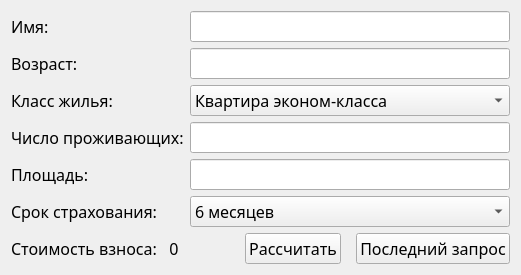
<?xml version="1.0" encoding="UTF-8"?>
<ui version="4.0">
 <class>Widget</class>
 <widget class="QWidget" name="Widget">
  <property name="geometry">
   <rect>
    <x>0</x>
    <y>0</y>
    <width>521</width>
    <height>272</height>
   </rect>
  </property>
  <property name="font">
   <font>
    <pointsize>12</pointsize>
    <weight>75</weight>
    <bold>true</bold>
   </font>
  </property>
  <property name="windowTitle">
   <string>Столяров Никита 4134К</string>
  </property>
  <property name="styleSheet">
   <string notr="true"/>
  </property>
  <layout class="QGridLayout" name="gridLayout_2">
   <item row="0" column="0">
    <layout class="QVBoxLayout" name="verticalLayout_3">
     <item>
      <layout class="QGridLayout" name="gridLayout">
       <item row="2" column="0">
        <layout class="QHBoxLayout" name="horizontalLayout">
         <item>
          <layout class="QVBoxLayout" name="verticalLayout">
           <item>
            <widget class="QLabel" name="nameLabel">
             <property name="font">
              <font>
               <family>Rockwell Nova</family>
               <pointsize>12</pointsize>
               <weight>50</weight>
               <bold>false</bold>
              </font>
             </property>
             <property name="styleSheet">
              <string notr="true"/>
             </property>
             <property name="text">
              <string>Имя:</string>
             </property>
            </widget>
           </item>
           <item>
            <widget class="QLabel" name="ageLabel">
             <property name="enabled">
              <bool>true</bool>
             </property>
             <property name="font">
              <font>
               <family>Rockwell Nova</family>
               <pointsize>12</pointsize>
               <weight>50</weight>
               <bold>false</bold>
              </font>
             </property>
             <property name="styleSheet">
              <string notr="true"/>
             </property>
             <property name="text">
              <string>Возраст:</string>
             </property>
            </widget>
           </item>
           <item>
            <widget class="QLabel" name="estateTypeLabel">
             <property name="font">
              <font>
               <family>Rockwell Nova</family>
               <pointsize>12</pointsize>
               <weight>50</weight>
               <bold>false</bold>
              </font>
             </property>
             <property name="styleSheet">
              <string notr="true"/>
             </property>
             <property name="text">
              <string>Класс жилья:</string>
             </property>
            </widget>
           </item>
           <item>
            <widget class="QLabel" name="residetnsLabel">
             <property name="font">
              <font>
               <family>Rockwell Nova</family>
               <pointsize>12</pointsize>
               <weight>50</weight>
               <bold>false</bold>
              </font>
             </property>
             <property name="styleSheet">
              <string notr="true"/>
             </property>
             <property name="text">
              <string>Число проживающих:</string>
             </property>
            </widget>
           </item>
           <item>
            <widget class="QLabel" name="areaLabel">
             <property name="font">
              <font>
               <family>Rockwell Nova</family>
               <pointsize>12</pointsize>
               <weight>50</weight>
               <bold>false</bold>
              </font>
             </property>
             <property name="styleSheet">
              <string notr="true"/>
             </property>
             <property name="text">
              <string>Площадь:</string>
             </property>
            </widget>
           </item>
           <item>
            <widget class="QLabel" name="periodLabel">
             <property name="font">
              <font>
               <family>Rockwell Nova</family>
               <pointsize>12</pointsize>
               <weight>50</weight>
               <bold>false</bold>
              </font>
             </property>
             <property name="styleSheet">
              <string notr="true"/>
             </property>
             <property name="text">
              <string>Срок страхования: </string>
             </property>
            </widget>
           </item>
          </layout>
         </item>
         <item>
          <layout class="QVBoxLayout" name="verticalLayout_2">
           <item>
            <widget class="QLineEdit" name="nameEdit">
             <property name="font">
              <font>
               <family>Rockwell Nova</family>
               <pointsize>12</pointsize>
               <weight>50</weight>
               <bold>false</bold>
              </font>
             </property>
             <property name="styleSheet">
              <string notr="true"/>
             </property>
             <property name="text">
              <string/>
             </property>
             <property name="placeholderText">
              <string/>
             </property>
            </widget>
           </item>
           <item>
            <widget class="QLineEdit" name="ageEdit">
             <property name="font">
              <font>
               <family>Rockwell Nova</family>
               <pointsize>12</pointsize>
               <weight>50</weight>
               <bold>false</bold>
              </font>
             </property>
             <property name="styleSheet">
              <string notr="true"/>
             </property>
             <property name="text">
              <string/>
             </property>
             <property name="placeholderText">
              <string/>
             </property>
            </widget>
           </item>
           <item>
            <widget class="QComboBox" name="estateTypeBox">
             <property name="font">
              <font>
               <family>Rockwell Nova</family>
               <pointsize>12</pointsize>
               <weight>50</weight>
               <bold>false</bold>
              </font>
             </property>
             <property name="styleSheet">
              <string notr="true"/>
             </property>
             <item>
              <property name="text">
               <string>Квартира эконом-класса</string>
              </property>
             </item>
             <item>
              <property name="text">
               <string>Элитная квартира</string>
              </property>
             </item>
             <item>
              <property name="text">
               <string>Таун-хаус</string>
              </property>
             </item>
             <item>
              <property name="text">
               <string>Коттедж</string>
              </property>
             </item>
            </widget>
           </item>
           <item>
            <widget class="QLineEdit" name="residentsEdit">
             <property name="font">
              <font>
               <family>Rockwell Nova</family>
               <pointsize>12</pointsize>
               <weight>50</weight>
               <bold>false</bold>
              </font>
             </property>
             <property name="styleSheet">
              <string notr="true"/>
             </property>
             <property name="text">
              <string/>
             </property>
             <property name="placeholderText">
              <string/>
             </property>
            </widget>
           </item>
           <item>
            <widget class="QLineEdit" name="areaEdit">
             <property name="font">
              <font>
               <family>Rockwell Nova</family>
               <pointsize>12</pointsize>
               <weight>50</weight>
               <bold>false</bold>
              </font>
             </property>
             <property name="styleSheet">
              <string notr="true"/>
             </property>
             <property name="text">
              <string/>
             </property>
             <property name="placeholderText">
              <string/>
             </property>
            </widget>
           </item>
           <item>
            <widget class="QComboBox" name="periodBox">
             <property name="font">
              <font>
               <family>Rockwell Nova</family>
               <pointsize>12</pointsize>
               <weight>50</weight>
               <bold>false</bold>
              </font>
             </property>
             <property name="styleSheet">
              <string notr="true"/>
             </property>
             <item>
              <property name="text">
               <string>6 месяцев </string>
              </property>
             </item>
             <item>
              <property name="text">
               <string>12 месяцев</string>
              </property>
             </item>
             <item>
              <property name="text">
               <string>18 месяцев</string>
              </property>
             </item>
            </widget>
           </item>
          </layout>
         </item>
        </layout>
       </item>
      </layout>
     </item>
     <item>
      <layout class="QHBoxLayout" name="horizontalLayout_3">
       <item>
        <widget class="QLabel" name="costLabel">
         <property name="font">
          <font>
           <family>Rockwell Nova</family>
           <pointsize>12</pointsize>
           <weight>50</weight>
           <bold>false</bold>
          </font>
         </property>
         <property name="styleSheet">
          <string notr="true"/>
         </property>
         <property name="text">
          <string>Стоимость взноса:   0</string>
         </property>
        </widget>
       </item>
       <item>
        <layout class="QHBoxLayout" name="horizontalLayout_2" stretch="0,0">
         <property name="spacing">
          <number>15</number>
         </property>
         <property name="sizeConstraint">
          <enum>QLayout::SetDefaultConstraint</enum>
         </property>
         <item>
          <widget class="QPushButton" name="calcButton">
           <property name="sizePolicy">
            <sizepolicy hsizetype="Minimum" vsizetype="Fixed">
             <horstretch>0</horstretch>
             <verstretch>0</verstretch>
            </sizepolicy>
           </property>
           <property name="font">
            <font>
             <family>Rockwell Nova</family>
             <pointsize>12</pointsize>
             <weight>50</weight>
             <bold>false</bold>
            </font>
           </property>
           <property name="styleSheet">
            <string notr="true"/>
           </property>
           <property name="text">
            <string>Рассчитать</string>
           </property>
          </widget>
         </item>
         <item>
          <widget class="QPushButton" name="undoButton">
           <property name="font">
            <font>
             <family>Rockwell Nova</family>
             <pointsize>12</pointsize>
             <weight>50</weight>
             <bold>false</bold>
            </font>
           </property>
           <property name="styleSheet">
            <string notr="true"/>
           </property>
           <property name="text">
            <string>Последний запрос</string>
           </property>
          </widget>
         </item>
        </layout>
       </item>
      </layout>
     </item>
    </layout>
   </item>
  </layout>
 </widget>
 <resources/>
 <connections/>
</ui>
